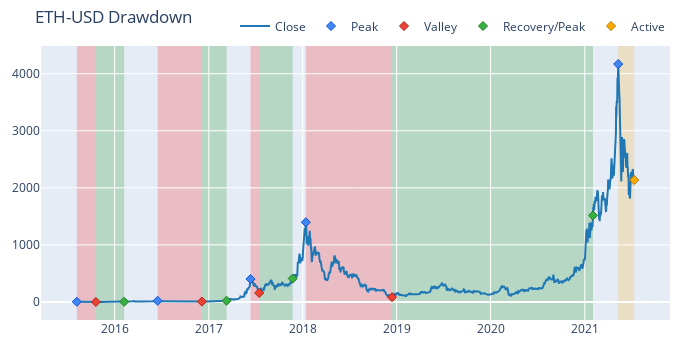

The cell this chart's notebook holds for it:
### Code cell
# Plot drawdown for the selected strategy
price.vbt.drawdowns.plot(title='ETH-USD Drawdown').show()

### Figure 1 — Plotly figure (JSON) as saved in the notebook; plotly's stock layout.template omitted (floating-point values rounded to 4 significant figures; data arrays with more than 128 entries replaced by an {"elided": "..."} marker saying what was removed)
{"data": [{"line": {"color": "#1f77b4"}, "name": "Close", "showlegend": true, "type": "scatter", "uid": "713f95cd-87b5-426f-a28f-2c66feb2009b", "x": {"elided": "2162 str values"}, "y": {"elided": "2162 float values"}}, {"customdata": [[0], [9], [21], [28], [39]], "hovertemplate": "Drawdown Id: %{customdata[0]}<br>Date: %{x}<br>Price: %{y}", "marker": {"color": "#4285F4", "line": {"color": "rgb(11,84,205)", "width": 1}, "size": 7, "symbol": "diamond"}, "mode": "markers", "name": "Peak", "type": "scatter", "uid": "19974456-3266-481a-9d3b-2b0cf339a1e9", "x": ["2015-08-07T00:00:00+00:00", "2016-06-16T00:00:00+00:00", "2017-06-12T00:00:00+00:00", "2018-01-13T00:00:00+00:00", "2021-05-11T00:00:00+00:00"], "y": [2.772, 20.59, 401.5, 1396.0, 4169.0]}, {"customdata": [["0", "-0.8431420729168047", "74 days 00:00:00"], ["9", "-0.6686680984025355", "172 days 00:00:00"], ["21", "-0.6080524784691789", "34 days 00:00:00"], ["28", "-0.9396254038538314", "335 days 00:00:00"]], "hovertemplate": "Drawdown Id: %{customdata[0]}<br>Date: %{x}<br>Price: %{y}<br>Drawdown: %{customdata[1]:.2%}<br>Duration: %{customdata[2]}", "marker": {"color": "#EA4335", "line": {"color": "rgb(181,31,18)", "width": 1}, "size": 7, "symbol": "diamond"}, "mode": "markers", "name": "Valley", "type": "scatter", "uid": "3e9e7384-948f-44eb-970b-aff4570a1cc6", "x": ["2015-10-20T00:00:00+00:00", "2016-12-05T00:00:00+00:00", "2017-07-16T00:00:00+00:00", "2018-12-14T00:00:00+00:00"], "y": [0.4348, 6.822, 157.4, 84.31]}, {"customdata": [["0", "5.817254585879521", "110 days 00:00:00"], ["9", "2.1476942145767897", "96 days 00:00:00"], ["21", "1.6064956052307866", "130 days 00:00:00"], ["28", "16.9720596170819", "781 days 00:00:00"]], "hovertemplate": "Drawdown Id: %{customdata[0]}<br>Date: %{x}<br>Price: %{y}<br>Return: %{customdata[1]:.2%}<br>Duration: %{customdata[2]}", "marker": {"color": "#37B13F", "line": {"color": "rgb(38,123,44)", "width": 1}, "size": 7, "symbol": "diamond"}, "mode": "markers", "name": "Recovery/Peak", "type": "scatter", "uid": "62d36f4c-1561-484f-962d-3688dcf78e06", "x": ["2016-02-07T00:00:00+00:00", "2017-03-11T00:00:00+00:00", "2017-11-23T00:00:00+00:00", "2021-02-02T00:00:00+00:00"], "y": [2.964, 21.47, 410.2, 1515.0]}, {"customdata": [["39", "-0.5650402342606149", "17 days 00:00:00"]], "hovertemplate": "Drawdown Id: %{customdata[0]}<br>Date: %{x}<br>Price: %{y}<br>Drawdown: %{customdata[1]:.2%}<br>Duration: %{customdata[2]}", "marker": {"color": "#FFAA00", "line": {"color": "rgb(178,118,0)", "width": 1}, "size": 7, "symbol": "diamond"}, "mode": "markers", "name": "Active", "type": "scatter", "uid": "17742fe0-5286-4c1c-bca3-a63a1ab3cfba", "x": ["2021-07-12T00:00:00+00:00"], "y": [2137.0]}], "layout": {"height": 350, "legend": {"orientation": "h", "traceorder": "normal", "x": 1, "xanchor": "right", "y": 1.02, "yanchor": "bottom"}, "margin": {"b": 30, "l": 30, "r": 30, "t": 30}, "shapes": [{"fillcolor": "red", "layer": "below", "line": {"width": 0}, "opacity": 0.2, "type": "rect", "x0": "2015-08-07T00:00:00+00:00", "x1": "2015-10-20T00:00:00+00:00", "xref": "x", "y0": 0, "y1": 1, "yref": "paper"}, {"fillcolor": "red", "layer": "below", "line": {"width": 0}, "opacity": 0.2, "type": "rect", "x0": "2016-06-16T00:00:00+00:00", "x1": "2016-12-05T00:00:00+00:00", "xref": "x", "y0": 0, "y1": 1, "yref": "paper"}, {"fillcolor": "red", "layer": "below", "line": {"width": 0}, "opacity": 0.2, "type": "rect", "x0": "2017-06-12T00:00:00+00:00", "x1": "2017-07-16T00:00:00+00:00", "xref": "x", "y0": 0, "y1": 1, "yref": "paper"}, {"fillcolor": "red", "layer": "below", "line": {"width": 0}, "opacity": 0.2, "type": "rect", "x0": "2018-01-13T00:00:00+00:00", "x1": "2018-12-14T00:00:00+00:00", "xref": "x", "y0": 0, "y1": 1, "yref": "paper"}, {"fillcolor": "green", "layer": "below", "line": {"width": 0}, "opacity": 0.2, "type": "rect", "x0": "2015-10-20T00:00:00+00:00", "x1": "2016-02-07T00:00:00+00:00", "xref": "x", "y0": 0, "y1": 1, "yref": "paper"}, {"fillcolor": "green", "layer": "below", "line": {"width": 0}, "opacity": 0.2, "type": "rect", "x0": "2016-12-05T00:00:00+00:00", "x1": "2017-03-11T00:00:00+00:00", "xref": "x", "y0": 0, "y1": 1, "yref": "paper"}, {"fillcolor": "green", "layer": "below", "line": {"width": 0}, "opacity": 0.2, "type": "rect", "x0": "2017-07-16T00:00:00+00:00", "x1": "2017-11-23T00:00:00+00:00", "xref": "x", "y0": 0, "y1": 1, "yref": "paper"}, {"fillcolor": "green", "layer": "below", "line": {"width": 0}, "opacity": 0.2, "type": "rect", "x0": "2018-12-14T00:00:00+00:00", "x1": "2021-02-02T00:00:00+00:00", "xref": "x", "y0": 0, "y1": 1, "yref": "paper"}, {"fillcolor": "orange", "layer": "below", "line": {"width": 0}, "opacity": 0.2, "type": "rect", "x0": "2021-05-11T00:00:00+00:00", "x1": "2021-07-12T00:00:00+00:00", "xref": "x", "y0": 0, "y1": 1, "yref": "paper"}], "title": {"text": "ETH-USD Drawdown"}, "width": 700}}
